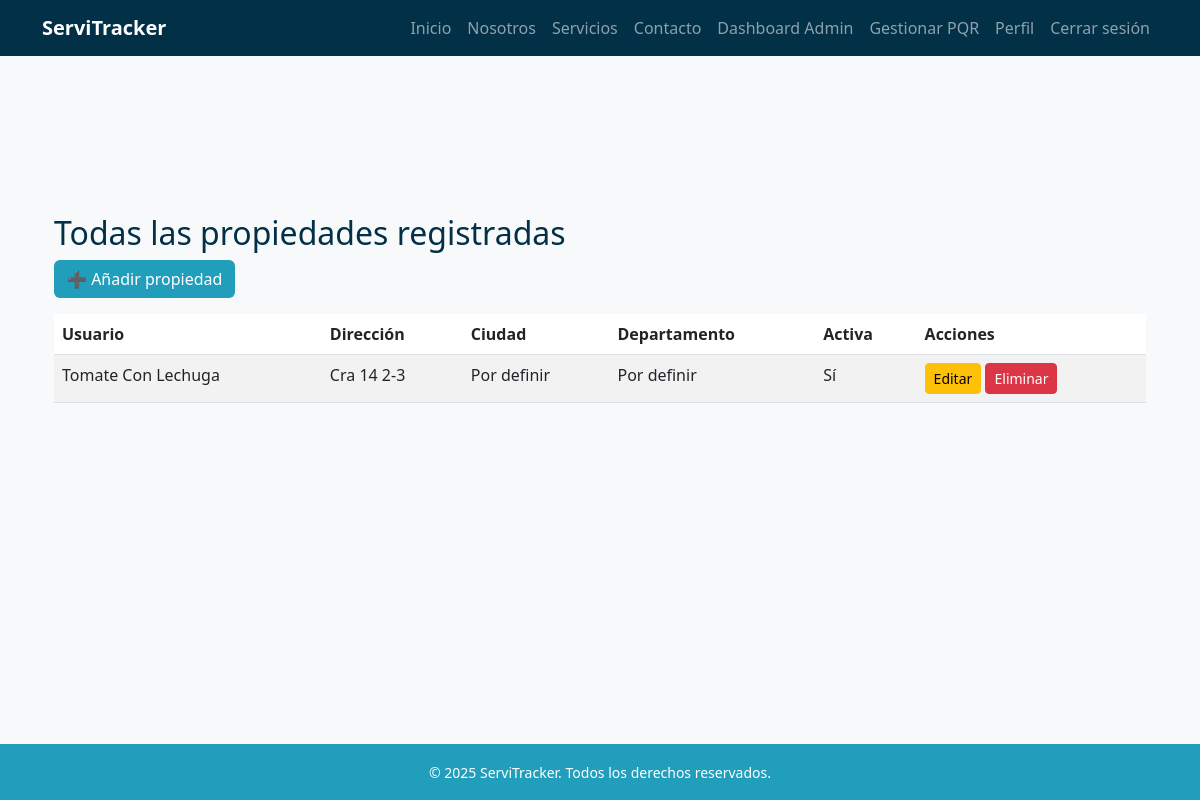
Page /propiedades/ (signed in) on the earlier database version.
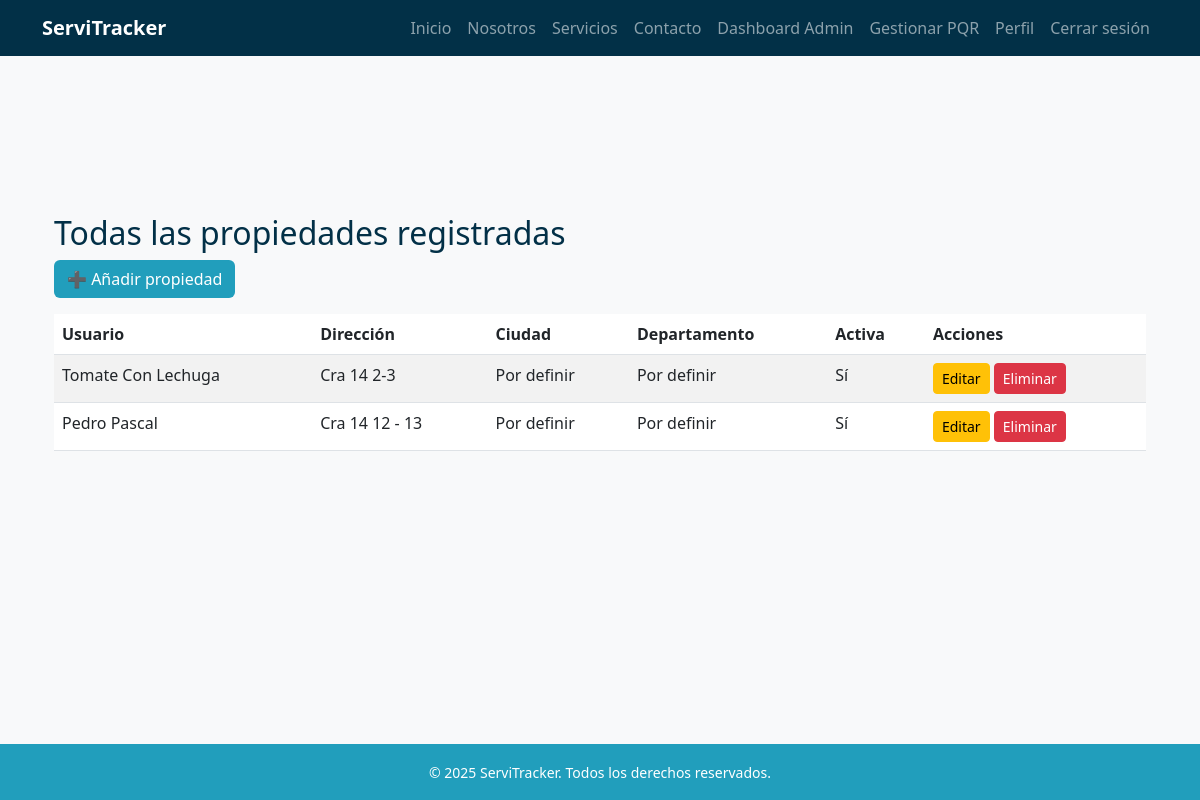
Same page on the later database version.
### propiedades/models.py (models this page shows, shortened)
class Propiedad(models.Model):
    usuario = models.ForeignKey(
        settings.AUTH_USER_MODEL,
        on_delete=models.CASCADE,
        related_name='propiedades'
    )
    departamento = models.CharField(max_length=100)
    ciudad = models.CharField(max_length=100)
    direccion = models.CharField(max_length=200)
    activa = models.BooleanField(default=True)

### usuarios/models.py (models this page shows)
class Usuario(AbstractBaseUser, PermissionsMixin):
    ROLES = [
        ("administrador", "Administrador"),
        ("agente", "Agente"),
        ("tecnico", "Técnico"),
        ("ciudadano", "Ciudadano"),
    ]
    documento = models.CharField(max_length=20, unique=True)
    email = models.EmailField(blank=True, null=True)
    nombres = models.CharField(max_length=100, blank=True, null=True)
    apellidos = models.CharField(max_length=100, blank=True, null=True)
    rol = models.CharField(max_length=20, choices=ROLES, default="ciudadano")
    especialidad = models.ForeignKey(Especialidad, on_delete=models.SET_NULL, null=True, blank=True)
    is_active = models.BooleanField(default=True)
    is_staff = models.BooleanField(default=False)
    date_joined = models.DateTimeField(auto_now_add=True)
    objects = UsuarioManager()
    USERNAME_FIELD = "documento"
    REQUIRED_FIELDS = []  # puedes agregar 'email' si quieres que sea obligatorio
    def __str__(self):
        return self.get_public_name()
    def get_full_name(self):
        nombre = (self.nombres or "").strip()
        apellido = (self.apellidos or "").strip()
        full = f"{nombre} {apellido}".strip()
        return full or ""
    def get_public_name(self):
        return self.get_full_name() or "Usuario"

### propiedades/views.py (the view)
# urls.py: path('', views.lista_propiedades, name='lista_propiedades'),
@user_passes_test(lambda u: u.is_staff or u.rol == "administrador")
def lista_propiedades(request):
    propiedades = Propiedad.objects.all()
    return render(request, 'propiedades/propiedades.html', {'propiedades': propiedades})

### templates/propiedades/propiedades.html (shortened to what this page needs)
{% extends 'base.html' %}
{% block content %}
<div class="container my-5">
    <h2 class="text-blue-dark">Todas las propiedades registradas</h2>
    <a href="{% url 'crear_propiedad' %}" class="btn btn-blue-mid mb-3">➕ Añadir propiedad</a>
    <table class="table table-striped">
        <thead>
            <tr>
                <th>Usuario</th>
                <th>Dirección</th>
                <th>Ciudad</th>
                <th>Departamento</th>
                <th>Activa</th>
                <th>Acciones</th>
            </tr>
        </thead>
        <tbody>
            {% for p in propiedades %}
            <tr>
                <td>{{ p.usuario }}</td>
                <td>{{ p.direccion }}</td>
                <td>{{ p.ciudad }}</td>
                <td>{{ p.departamento }}</td>
                <td>{{ p.activa|yesno:"Sí,No" }}</td>
                <td>
                    <a href="{% url 'editar_propiedad' p.pk %}" class="btn btn-sm btn-warning">Editar</a>
                    <a href="{% url 'eliminar_propiedad' p.pk %}" class="btn btn-sm btn-danger">Eliminar</a>
                </td>
            </tr>
            {% empty %}
            <tr><td colspan="6">No hay propiedades registradas.</td></tr>
            {% endfor %}
        </tbody>
    </table>
</div>
{% endblock %}

Differences in the rows shown:
added Propiedad: usuario "Pedro Pascal", direccion "Cra 14 12 - 13", ciudad "Por definir", departamento "Por definir", activa "Sí"
